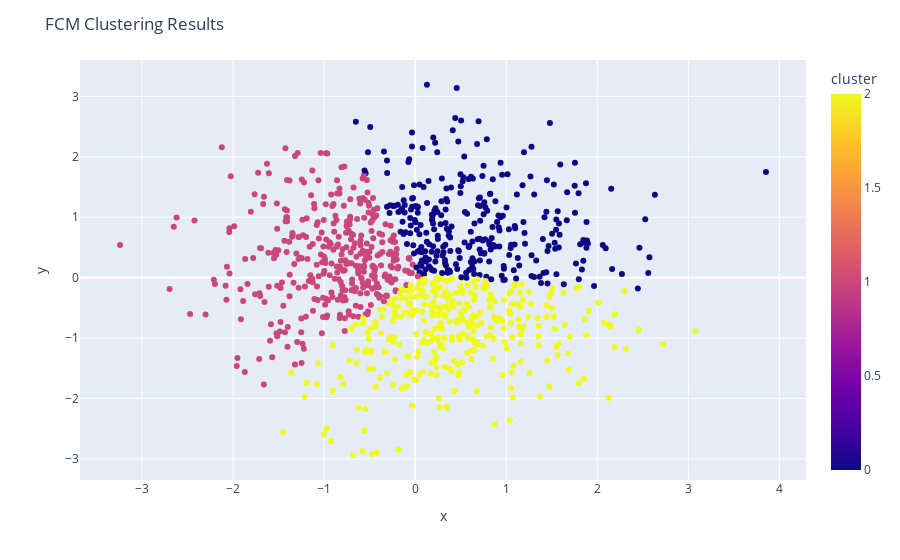

Source (notebook cell):
### Code cell
# Create a 2D scatter plot of the data with color coding for each cluster
fig = px.scatter(df, x='x', y='y', color='cluster')

# Add a title and axis labels
fig.update_layout(title='FCM Clustering Results',
                  xaxis_title='x',
                  yaxis_title='y')

# Show the plot
fig.show()

### Figure 1 — Plotly figure (JSON) as saved in the notebook; plotly's stock layout.template omitted (floating-point values rounded to 4 significant figures; data arrays with more than 128 entries replaced by an {"elided": "..."} marker saying what was removed)
{"data": [{"hovertemplate": "x=%{x}<br>y=%{y}<br>cluster=%{marker.color}<extra></extra>", "legendgroup": "", "marker": {"color": {"elided": "1000 int values"}, "coloraxis": "coloraxis", "symbol": "circle"}, "mode": "markers", "name": "", "orientation": "v", "showlegend": false, "type": "scatter", "x": {"elided": "1000 float values"}, "xaxis": "x", "y": {"elided": "1000 float values"}, "yaxis": "y"}], "layout": {"coloraxis": {"colorbar": {"title": {"text": "cluster"}}, "colorscale": [[0, "#0d0887"], [0.1111, "#46039f"], [0.2222, "#7201a8"], [0.3333, "#9c179e"], [0.4444, "#bd3786"], [0.5556, "#d8576b"], [0.6667, "#ed7953"], [0.7778, "#fb9f3a"], [0.8889, "#fdca26"], [1, "#f0f921"]]}, "legend": {"tracegroupgap": 0}, "margin": {"t": 60}, "title": {"text": "FCM Clustering Results"}, "xaxis": {"anchor": "y", "domain": [0, 1], "title": {"text": "x"}}, "yaxis": {"anchor": "x", "domain": [0, 1], "title": {"text": "y"}}}}
